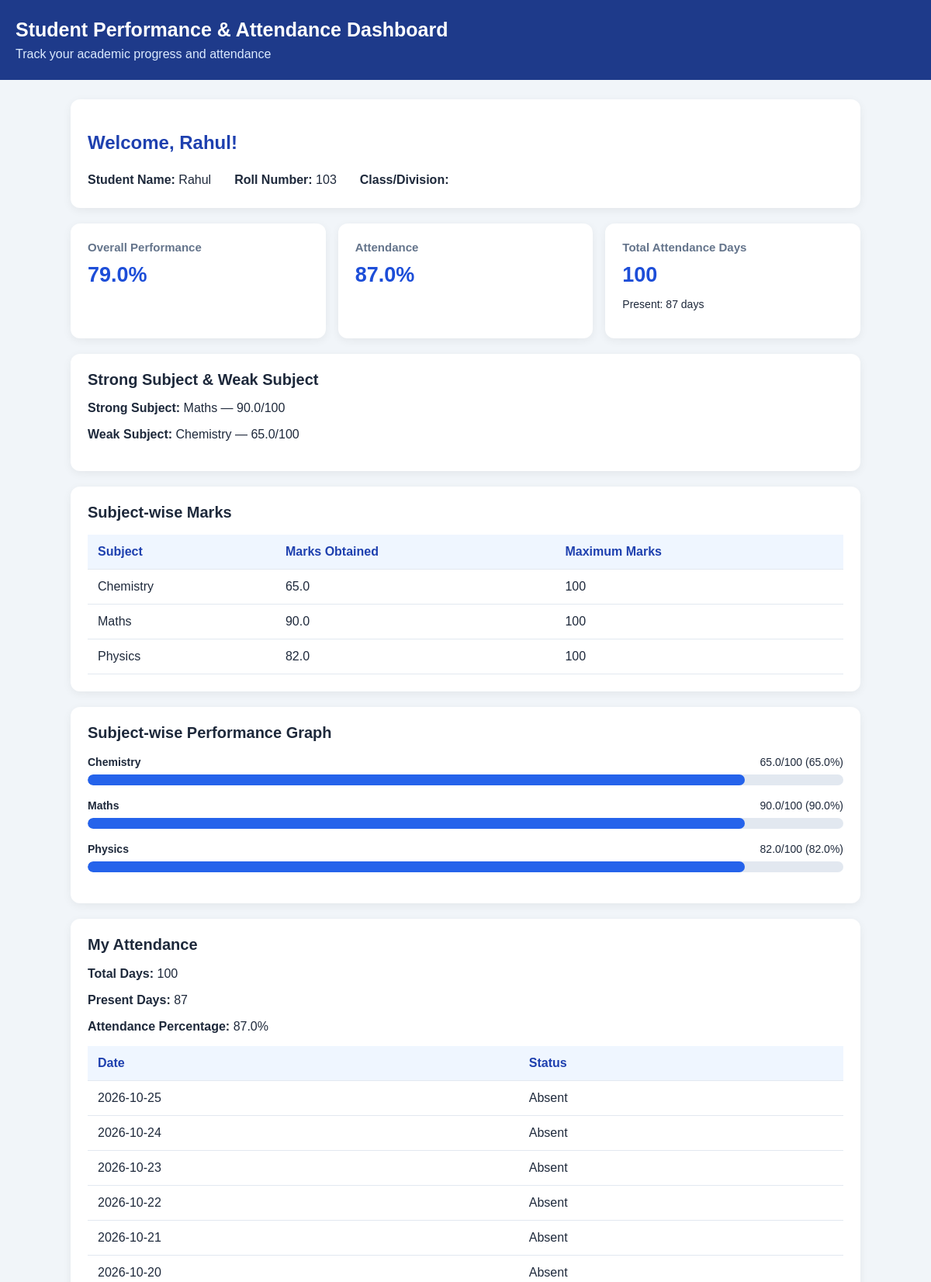
Page /student (signed in, upper part) on the committed database.
### tables this page shows
CREATE TABLE users (
            id INTEGER PRIMARY KEY AUTOINCREMENT,
            username TEXT UNIQUE NOT NULL,
            password_hash TEXT NOT NULL,
            role TEXT NOT NULL CHECK(role IN ('admin', 'student')),
            full_name TEXT NOT NULL,
            roll_no TEXT UNIQUE
        , class_division TEXT NOT NULL DEFAULT '');

CREATE TABLE "subjects" (
                        id INTEGER PRIMARY KEY AUTOINCREMENT,
                        name TEXT NOT NULL,
                        max_marks INTEGER NOT NULL DEFAULT 100,
                        class_name TEXT NOT NULL DEFAULT 'General',
                        UNIQUE(name, class_name)
                    );

CREATE TABLE marks (
            id INTEGER PRIMARY KEY AUTOINCREMENT,
            student_id INTEGER NOT NULL,
            subject_id INTEGER NOT NULL,
            marks_obtained REAL NOT NULL,
            UNIQUE(student_id, subject_id),
            FOREIGN KEY(student_id) REFERENCES users(id),
            FOREIGN KEY(subject_id) REFERENCES subjects(id)
        );

CREATE TABLE attendance (
            id INTEGER PRIMARY KEY AUTOINCREMENT,
            student_id INTEGER NOT NULL,
            attendance_date TEXT NOT NULL,
            status TEXT NOT NULL CHECK(status IN ('Present', 'Absent')),
            UNIQUE(student_id, attendance_date),
            FOREIGN KEY(student_id) REFERENCES users(id)
        );

### app.py (the view)
@app.route("/student")
@role_required("student")
def student_dashboard():
    student_id = session["user_id"]
    with get_db() as conn:
        student = conn.execute("""
            SELECT id, full_name, roll_no, class_division
            FROM users WHERE id = ?
        """, (student_id,)).fetchone()
        marks = conn.execute("""
            SELECT subjects.name, marks.marks_obtained,
                   subjects.max_marks
            FROM marks
            JOIN subjects ON subjects.id = marks.subject_id
            WHERE marks.student_id = ?
            ORDER BY subjects.name
        """, (student_id,)).fetchall()
        attendance_records = conn.execute("""
            SELECT attendance_date, status
            FROM attendance
            WHERE student_id = ?
            ORDER BY attendance_date DESC
        """, (student_id,)).fetchall()
    total_obtained = sum(row["marks_obtained"] for row in marks)
    total_maximum = sum(row["max_marks"] for row in marks)
    overall_percentage = (
        round(total_obtained * 100 / total_maximum, 2)
        if total_maximum else 0
    )
    total_days = len(attendance_records)
    present_days = sum(
        1 for row in attendance_records if row["status"] == "Present"
    )
    attendance_percentage = (
        round(present_days * 100 / total_days, 2)
        if total_days else 0
    )
    return render_template(
        "student_dashboard.html",
        student=student,
        marks=marks,
        attendance=attendance_records,
        overall_percentage=overall_percentage,
        attendance_percentage=attendance_percentage,
        total_days=total_days,
        present_days=present_days
    )

### app.py (called while the page is built)
def login_required(view):
    @wraps(view)
    def wrapped_view(*args, **kwargs):
        if "user_id" not in session:
            flash("Please login first.")
            return redirect(url_for("login"))
        return view(*args, **kwargs)
    return wrapped_view

def role_required(role):
    def decorator(view):
        @wraps(view)
        @login_required
        def wrapped_view(*args, **kwargs):
            if session.get("role") != role:
                flash("You are not allowed to open that page.")
                return redirect(url_for("dashboard"))
            return view(*args, **kwargs)
        return wrapped_view
    return decorator

### models.py (called while the page is built)
@contextmanager
def get_db():
    conn = sqlite3.connect(DATABASE)
    conn.row_factory = sqlite3.Row
    conn.execute("PRAGMA foreign_keys = ON")
    try:
        yield conn
        conn.commit()
    except Exception:
        conn.rollback()
        raise
    finally:
        conn.close()

### templates/student_dashboard.html (shortened to what this page needs)
<!DOCTYPE html>
<html lang="en">
<head>
</head>
<body>
<header>
    <h1>Student Performance &amp; Attendance Dashboard</h1>
    <p>Track your academic progress and attendance</p>
</header>
<div class="container">
    <section class="welcome">
        <h2>Welcome, {{ student["full_name"] if student else "Student" }}!</h2>
        <div class="student-info">
            <p>
                <strong>Student Name:</strong>
                {{ student["full_name"] if student else "Not available" }}
            </p>
            <p>
                <strong>Roll Number:</strong>
                {{ student["roll_no"] if student else "Not available" }}
            </p>
            <p>
                <strong>Class/Division:</strong>
            </p>
        </div>
    </section>
    <div class="summary">
        <div class="stat">
            <h3>Overall Performance</h3>
            <div class="number">{{ overall_percentage }}%</div>
        </div>
        <div class="stat">
            <h3>Attendance</h3>
            <div class="number">{{ attendance_percentage }}%</div>
        </div>
        <div class="stat">
            <h3>Total Attendance Days</h3>
            <div class="number">{{ total_days }}</div>
            <p>Present: {{ present_days }} days</p>
        </div>
    </div>
    <section class="card">
        <h2 class="section-title">Strong Subject &amp; Weak Subject</h2>
        {% if marks %}
            {% set strong = marks | sort(attribute="marks_obtained") | last %}
            {% set weak = marks | sort(attribute="marks_obtained") | first %}
            <p>
                <strong>Strong Subject:</strong>
                {{ strong["name"] }} —
                {{ strong["marks_obtained"] }}/{{ strong["max_marks"] }}
            </p>
            <p>
                <strong>Weak Subject:</strong>
                {{ weak["name"] }} —
                {{ weak["marks_obtained"] }}/{{ weak["max_marks"] }}
            </p>
        {% else %}
            <p>No subject marks available yet.</p>
        {% endif %}
    </section>
    <section class="card">
        <h2 class="section-title">Subject-wise Marks</h2>
        {% if marks %}
            <div class="table-wrap">
                <table>
                    <thead>
                        <tr>
                            <th>Subject</th>
                            <th>Marks Obtained</th>
                            <th>Maximum Marks</th>
                        </tr>
                    </thead>
                    <tbody>
                        {% for mark in marks %}
                        <tr>
                            <td>{{ mark["name"] }}</td>
                            <td>{{ mark["marks_obtained"] }}</td>
                            <td>{{ mark["max_marks"] }}</td>
                        </tr>
                        {% endfor %}
                    </tbody>
                </table>
            </div>
        {% else %}
            <p>No marks available yet.</p>
        {% endif %}
    </section>
    <section class="card">
        <h2 class="section-title">Subject-wise Performance Graph</h2>
        {% if marks %}
            {% for mark in marks %}
                {% set percentage = (
                    mark["marks_obtained"] / mark["max_marks"] * 100
                ) if mark["max_marks"] else 0 %}
                <div class="subject">
                    <div class="subject-label">
                        <strong>{{ mark["name"] }}</strong>
                        <span>
                            {{ mark["marks_obtained"] }}/{{ mark["max_marks"] }}
                            ({{ "%.1f" | format(percentage) }}%)
                        </span>
                    </div>
                    <div class="progress">
                        <div class="progress-fill"
                            style="width: {{ attendance_percentage }}%"
                        </div>
                    </div>
                </div>
            {% endfor %}
        {% else %}
            <p>Performance graph will appear when marks are added.</p>
        {% endif %}
    </section>
    <section class="card">
        <h2 class="section-title">My Attendance</h2>
        <p><strong>Total Days:</strong> {{ total_days }}</p>
        <p><strong>Present Days:</strong> {{ present_days }}</p>
        <p><strong>Attendance Percentage:</strong> {{ attendance_percentage }}%</p>
        {% if attendance %}
            <div class="table-wrap">
                <table>
                    <thead>
                        <tr>
                            <th>Date</th>
                            <th>Status</th>
                        </tr>
                    </thead>
                    <tbody>
                        {% for record in attendance %}
                        <tr>
                            <td>{{ record["attendance_date"] }}</td>
                            <td>{{ record["status"] }}</td>
                        </tr>
                        {% endfor %}
                    </tbody>
                </table>
            </div>
        {% else %}
            <p>No attendance records available yet.</p>
        {% endif %}
    </section>
</div>
</body>
</html>

### templates/student_dashboard.html (style rules this page uses)
* { box-sizing: border-box; }
body { margin: 0; font-family: Arial, sans-serif; background: #f1f5f9; color: #1e293b; }
header { background: #1e3a8a; color: white; padding: 24px 20px; }
header h1 { margin: 0 0 8px; font-size: 25px; }
header p { margin: 0; color: #dbeafe; }
.container { max-width: 1050px; margin: 25px auto; padding: 0 16px; }
.welcome, .card, .stat { background: white; padding: 22px; border-radius: 12px; margin-bottom: 20px; box-shadow: 0 3px 12px rgba(0,0,0,0.06); }
.welcome h2 { color: #1e40af; }
.student-info { display: flex; flex-wrap: wrap; gap: 12px 30px; }
.student-info p { margin: 5px 0; }
.summary { display: grid; grid-template-columns: repeat(auto-fit, minmax(180px, 1fr)); gap: 16px; }
.stat h3 { margin: 0 0 12px; font-size: 15px; color: #64748b; }
.number { font-size: 27px; font-weight: bold; color: #1d4ed8; }
.stat p { font-size: 14px; }
h2.section-title { font-size: 20px; margin-top: 0; }
.subject { margin: 18px 0; }
.subject-label { display: flex; justify-content: space-between; gap: 10px; margin-bottom: 8px; font-size: 14px; }
.progress { width: 100%; height: 14px; background: #e2e8f0; border-radius: 10px; overflow: hidden; }
.progress-fill { height: 100%; background: #2563eb; border-radius: 10px; }
.table-wrap { overflow-x: auto; }
table { width: 100%; border-collapse: collapse; min-width: 350px; }
th, td { padding: 13px; text-align: left; border-bottom: 1px solid #e2e8f0; }
th { background: #eff6ff; color: #1e40af; }

### rows in the picture
users: full_name "Rahul", roll_no "103"
subjects: name "Maths", max_marks "100"
marks: marks_obtained "90.0", name "Maths", max_marks "100", {{ attendance_percentage }} 87.0 (drawn)
subjects: name "Chemistry", max_marks "100"
marks: marks_obtained "65.0", name "Chemistry", max_marks "100", {{ attendance_percentage }} 87.0 (drawn)
marks: name "Physics", marks_obtained "82.0", max_marks "100", {{ attendance_percentage }} 87.0 (drawn)
attendance: attendance_date "2026-10-25", status "Absent"
attendance: attendance_date "2026-10-24", status "Absent"
attendance: attendance_date "2026-10-23", status "Absent"
attendance: attendance_date "2026-10-22", status "Absent"
attendance: attendance_date "2026-10-21", status "Absent"
attendance: attendance_date "2026-10-20", status "Absent"

### other values in the picture
{{ overall_percentage }} "79.0"
{{ attendance_percentage }} "87.0"
{{ total_days }} "100"
{{ present_days }} "87"
